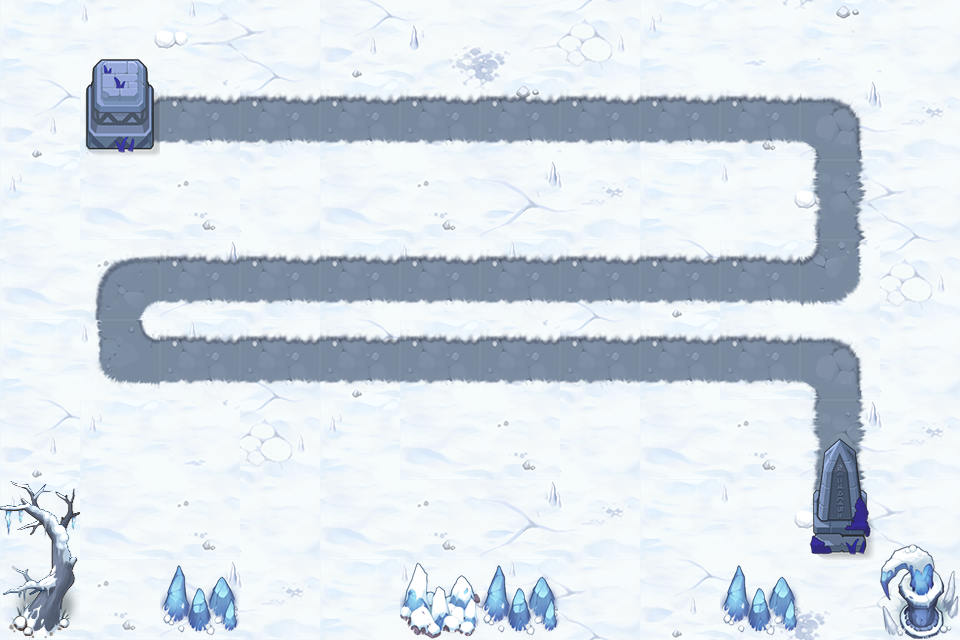

This game map was drawn from its Tiled (.tmx) file and the tilesets committed beside it. A one-line description and the trimmed map source follow:
An orthogonal 12x8 tile map with 80x80 px tiles, 3 tile layers (background, road, object) and 11 objects (P0, P1, P2, P3, P4, ...).

<map version="1.0" tiledversion="1.0.3" orientation="orthogonal" renderorder="right-down" width="12" height="8" tilewidth="80" tileheight="80" nextobjectid="12">
 <tileset firstgid="1" source="xuedi.tsx" />
 <layer name="background" width="12" height="8">
  <data>[96 cells, 96 non-empty, 16 distinct tile ids]</data>
 </layer>
 <layer name="road" width="12" height="8">
  <data>[96 cells, 33 non-empty, 8 distinct tile ids]</data>
 </layer>
 <layer name="object" width="12" height="8">
  <data>[96 cells, 12 non-empty, 10 distinct tile ids]</data>
 </layer>
 <objectgroup name="path" visible="0">
  <object id="1" name="P0" x="160" y="120" />
  <object id="2" name="P1" x="840" y="120" />
  <object id="3" name="P2" x="840" y="280" />
  <object id="4" name="P3" x="120" y="280" />
  <object id="5" name="P4" x="120" y="360" />
  <object id="6" name="P5" x="840" y="360" />
  <object id="7" name="P6" x="840" y="440" />
  <object id="8" name="O0" x="0" y="80" width="80" height="400" />
  <object id="9" name="O1" x="80" y="160" width="720" height="80" />
  <object id="10" name="O2" x="880" y="80" width="80" height="400" />
  <object id="11" name="O3" x="80" y="400" width="720" height="160" />
 </objectgroup>
</map>
